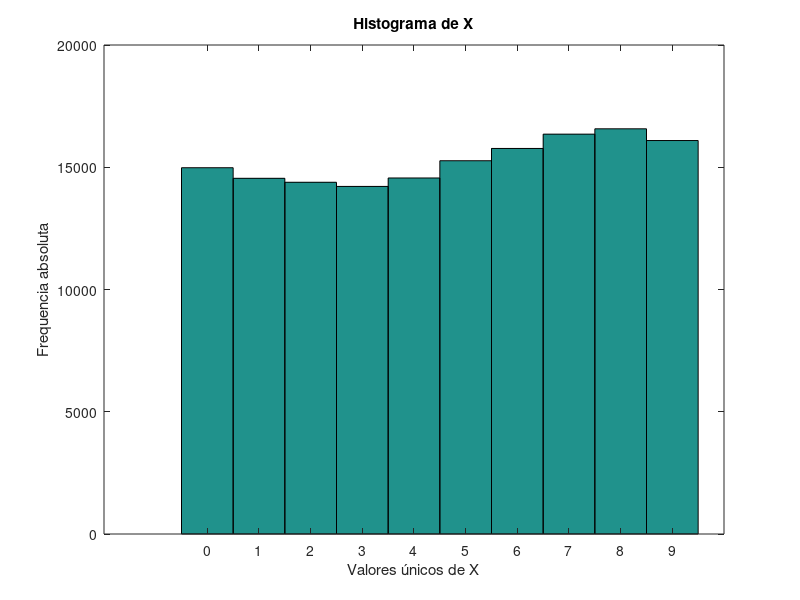
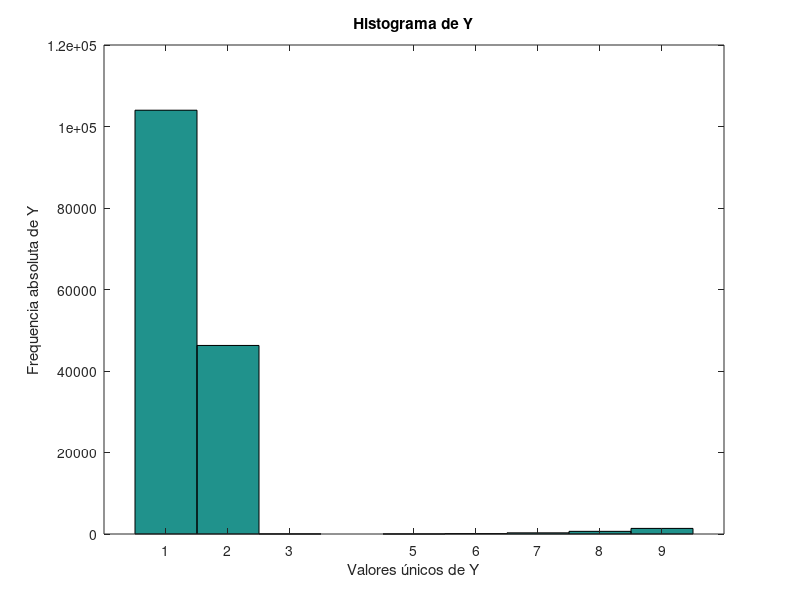

Here is the MATLAB script that generated these plots, in order:
%% Pedro Martins

clear; clc; close;

nmec = 76374;
k = 5 + rem(nmec^3, 4);
l = 4 + rem(nmec^3, 3);

%% 1
% Gerar k * 2 * nmec lançamentos de um dado, numa matriz com k linhas e
% 2*nmec colunas
dado = randi([1,6], k, 2*nmec);

%% 2
% Obter o dígito menos significativo da soma por colunas dos lançamentos do
% dado (ou seja, somar linha a linha) os valores das faces
X = rem( sum(dado, 1), 10)

%% 3 - Histograma de X, usando um nº de bins identico ao número de valores únicos de X
figure(1)
hist(X, unique(X))
title('Histograma de X');
ylabel('Frequencia absoluta');
xlabel('Valores únicos de X');

%% 4
% Obter o dígito mais significativo da soma por colunas dos lançamentos do
% dado (ou seja, somar linha a linha) os valores das faces
Ysum = sum(dado, 1);
Y = floor(Ysum./10.^(floor(log10(Ysum))));

%% 5 - Histograma de Y, usando um nº de bins identico ao número de valores únicos de Y
figure(2)
hist(Y, unique(Y))
title('Histograma de Y');
ylabel('Frequencia absoluta de Y');
xlabel('Valores únicos de Y');

%% 6 - Média e Variância de X e Y
Xmean = mean(X)
Xvar = var(X)

Ymean = mean(Y)
Yvar = var(Y)

%% 7

% Acontecimento A : o último algarismo da soma por colunas ser 1
A = (X == 1);

% Acontecimento B : o primeiro algarismo da soma por colunas ser 1
B = (Y == 1);

% probabilidade de o primeiro e último algarismo da soma por colunas ser 1
PAB = sum(A & B) / length(A)

% probabilidade de A e B para determinar a probabilidade de A e B supondo
% que os acontecimentos são independentes
PA = sum(A) / length(A)
PB = sum(B) / length(B)
PAB_esperada = PA * PB

%% 8
% Probabilidade de A e B usando a regra de Bayes
PA_B = PAB / PB

% Como a probabilidade de A e B, PA_B, usando a regra de Bayes e a
% probabilidade de A e B, PAB_esperada, usando a suposição de que os
% acontecimentos são independentes, podemos concluir que os acontecimentos
% não são independentes
